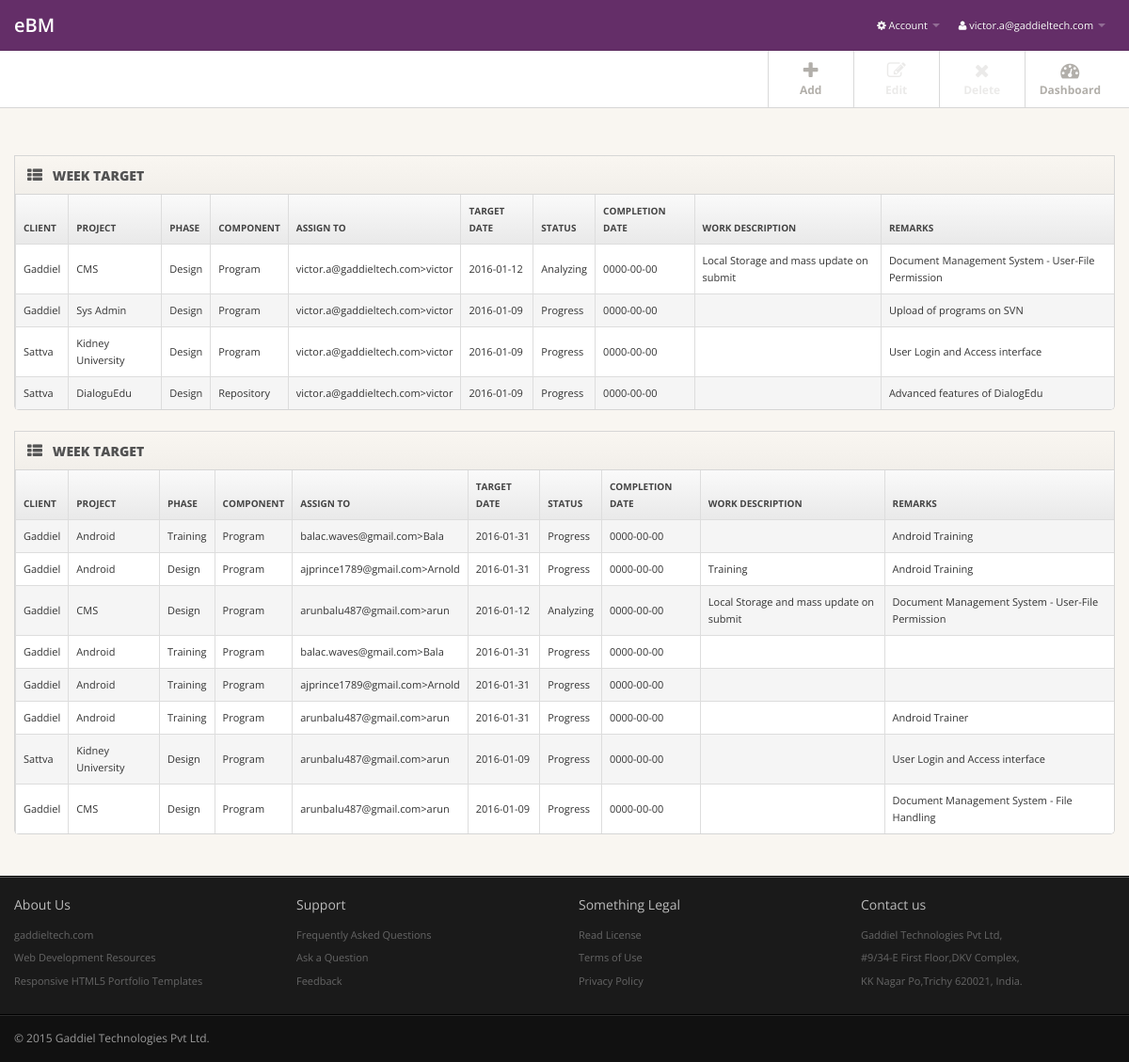
The page /target/target.php (signed in) on the database its author committed.
### tables this page shows
CREATE TABLE `ebm_client` (
  `CREATED_BY` varchar(60) NOT NULL DEFAULT '-1',
  `CREATED_DATE` date NOT NULL DEFAULT '0000-00-00',
  `UPDATED_BY` varchar(60) NOT NULL DEFAULT '-1',
  `UPDATED_DATE` timestamp NOT NULL DEFAULT CURRENT_TIMESTAMP ON UPDATE CURRENT_TIMESTAMP,
  `ID` int(10) NOT NULL AUTO_INCREMENT,
  `CLIENT_NAME` varchar(60) NOT NULL,
  `DESCRIPTION` varchar(260) DEFAULT NULL,
  UNIQUE KEY `CLIENT_NAME` (`CLIENT_NAME`),
  KEY `ID` (`ID`)
);

CREATE TABLE `ebm_project` (
  `CREATED_BY` varchar(60) NOT NULL DEFAULT '-1',
  `CREATED_DATE` date NOT NULL DEFAULT '0000-00-00',
  `UPDATED_BY` varchar(60) NOT NULL DEFAULT '-1',
  `UPDATED_DATE` timestamp NOT NULL DEFAULT CURRENT_TIMESTAMP ON UPDATE CURRENT_TIMESTAMP,
  `ID` int(10) NOT NULL AUTO_INCREMENT,
  `CLIENT_ID` int(10) NOT NULL,
  `PROJECT_NAME` varchar(60) NOT NULL,
  `DESCRIPTION` varchar(260) DEFAULT NULL,
  `STATUS_ID` int(10) NOT NULL,
  `DEADLINE` date NOT NULL,
  PRIMARY KEY (`ID`),
  KEY `CLIENT_ID` (`CLIENT_ID`),
  KEY `STATUS_ID` (`STATUS_ID`)
);

CREATE TABLE `ebm_work_type` (
  `CREATED_BY` varchar(60) NOT NULL DEFAULT '-1',
  `CREATED_DATE` date NOT NULL DEFAULT '0000-00-00',
  `UPDATED_BY` varchar(60) NOT NULL DEFAULT '-1',
  `UPDATED_DATE` timestamp NOT NULL DEFAULT CURRENT_TIMESTAMP ON UPDATE CURRENT_TIMESTAMP,
  `ID` int(10) NOT NULL AUTO_INCREMENT,
  `WORK_TYPE` varchar(60) NOT NULL,
  `DESCRIPTION` varchar(260) DEFAULT NULL,
  KEY `ID` (`ID`)
);

CREATE TABLE `ebm_wt_component` (
  `CREATED_BY` varchar(60) DEFAULT '-1',
  `CREATED_DATE` date NOT NULL DEFAULT '0000-00-00',
  `UPDATED_BY` varchar(60) DEFAULT '-1',
  `UPDATED_DATE` timestamp NOT NULL DEFAULT CURRENT_TIMESTAMP ON UPDATE CURRENT_TIMESTAMP,
  `COMP_ID` int(10) NOT NULL AUTO_INCREMENT,
  `COMP_NAME` varchar(60) NOT NULL,
  `COMPLETION_DATE` date NOT NULL DEFAULT '0000-00-00',
  `CLIENT_ID` int(10) DEFAULT NULL,
  `PROJECT_ID` int(10) DEFAULT NULL,
  `STATUS_ID` varchar(60) NOT NULL,
  PRIMARY KEY (`COMP_ID`),
  KEY `CLIENT_ID` (`CLIENT_ID`),
  KEY `PROJECT_ID` (`PROJECT_ID`),
  KEY `STATUS_ID` (`STATUS_ID`)
);

CREATE TABLE `ebm_reg` (
  `CREATED_BY` varchar(60) NOT NULL DEFAULT '-1',
  `CREATED_DATE` date NOT NULL DEFAULT '0000-00-00',
  `LAST_UPDATE_BY` varchar(60) NOT NULL DEFAULT '-1',
  `LAST_UPDATE_DATE` timestamp NOT NULL DEFAULT CURRENT_TIMESTAMP ON UPDATE CURRENT_TIMESTAMP,
  `ID` int(10) NOT NULL AUTO_INCREMENT,
  `FIRSTNAME` varchar(30) DEFAULT NULL,
  `LASTNAME` varchar(20) NOT NULL,
  `EMAIL` varchar(60) NOT NULL,
  `ROLE` varchar(30) NOT NULL,
  `PASSWORD` varchar(50) NOT NULL,
  `ACTIVE_FLAG` int(1) NOT NULL DEFAULT '0',
  `DEFAULT_PASSWORD_CHANGED` varchar(1) NOT NULL DEFAULT 'N',
  `MOBILE` int(15) NOT NULL,
  `STATE` varchar(15) NOT NULL,
  `COUNTRY` varchar(15) NOT NULL,
  `LAST_SUCCESS_LOGIN_DATE` date DEFAULT NULL,
  `LAST_FAILED_LOGIN_DATE` date DEFAULT NULL,
  `NEXT_PASSWORD_CHANGE_DATE` date DEFAULT NULL,
  `REMARKS` varchar(240) DEFAULT NULL,
  `SESSION_ID` varchar(100) DEFAULT NULL,
  `FIRST_ANSWER` varchar(30) DEFAULT NULL,
  `SECOND_ANSWER` varchar(30) DEFAULT NULL,
  `THIRD_ANSWER` varchar(30) DEFAULT NULL,
  PRIMARY KEY (`ID`),
  UNIQUE KEY `EMAIL` (`EMAIL`)
);

CREATE TABLE `ebm_week_target` (
  `CREATED_BY` varchar(60) DEFAULT '-1',
  `CREATED_DATE` date NOT NULL DEFAULT '0000-00-00',
  `UPDATED_BY` varchar(60) DEFAULT '-1',
  `UPDATED_DATE` timestamp NOT NULL DEFAULT CURRENT_TIMESTAMP ON UPDATE CURRENT_TIMESTAMP,
  `WT_ID` int(10) NOT NULL AUTO_INCREMENT,
  `CLIENT_ID` int(10) DEFAULT NULL,
  `CLIENT_NAME` varchar(60) DEFAULT NULL,
  `PROJECT_ID` int(10) DEFAULT NULL,
  `PROJECT_NAME` varchar(60) DEFAULT NULL,
  `WORKTYPE_ID` int(10) DEFAULT NULL,
  `PHASE_NAME` varchar(60) DEFAULT NULL,
  `COMPONENT_ID` int(10) DEFAULT NULL,
  `COMPONENT_NAME` varchar(60) DEFAULT NULL,
  `USER_ID` int(10) DEFAULT NULL,
  `ASSIGN_TO` varchar(60) NOT NULL,
  `USER_NAME` varchar(60) NOT NULL,
  `TARGET_DATE` date NOT NULL,
  `WORK_DESCRIPTION` varchar(60) DEFAULT NULL,
  `WT_STATUS` varchar(1) NOT NULL DEFAULT '1',
  `COMPLETION_DATE` date NOT NULL,
  `REMARKS` varchar(60) DEFAULT NULL,
  PRIMARY KEY (`WT_ID`),
  KEY `CLIENT_ID` (`CLIENT_ID`),
  KEY `PROJECT_ID` (`PROJECT_ID`),
  KEY `WORKTYPE_ID` (`WORKTYPE_ID`),
  KEY `COMPONENT_ID` (`COMPONENT_ID`),
  KEY `USER_ID` (`USER_ID`),
  KEY `WT_STATUS` (`WT_STATUS`)
);

CREATE TABLE `ebm_status` (
  `CREATED_BY` varchar(60) NOT NULL DEFAULT '-1',
  `CREATED_DATE` date NOT NULL DEFAULT '0000-00-00',
  `UPDATED_BY` varchar(60) NOT NULL DEFAULT '-1',
  `UPDATED_DATE` timestamp NOT NULL DEFAULT CURRENT_TIMESTAMP ON UPDATE CURRENT_TIMESTAMP,
  `ID` int(10) NOT NULL AUTO_INCREMENT,
  `STATUS` varchar(60) NOT NULL,
  KEY `ID` (`ID`)
);

### target/target.php (the view, shortened to what this page needs)
<?php include('../include/header.php'); ?>
<div class="subnavbar">
<div class="subnavbar-inner">
<body>
		<div class="container">
			<ul class="mainnav  pull-right">
			<?php if($srole=="ADMIN"){ ?>
				<li>
					<a href="#myModal" data-toggle="modal">
						<i class=" icon-plus "></i>
						<span>Add</span>
					</a>
				</li>
				<li>
						<a id="editIconIdDisable" >
						<i class="icon-edit" disabled="disabled"></i>
						<span class="txtdisable">Edit</span>
					</a>
				</li>
					<li>
						<a id="deleteIconIdDisabled" >
						<i class="icon-remove" disabled="disabled"  ></i>
						<span class="txtdisable">Delete</span>
					</a>
				</li>
			<?php } ?>
				<li>
					<a href="../dashboard/dashboard.php">
						<i class="icon-dashboard"></i>
						<span>Dashboard</span>
					</a>
				</li>
			</ul>
		</div>
	</div>
</div>
<div class="main">
  <div class="main-inner">
    <div class="container">
      <div class="row">
	   <div class="span12">
	   </div>
        <div class="span12">
          <div class="widget widget-table action-table">
            <div class="widget-header"> <i class="icon-th-list"></i>
              <h3>WEEK TARGET</h3>
            </div>
            <div class="widget-content">
              <table class="table table-bordered mytable1">
                <thead>
                  <tr>
                    <th>CLIENT</th>
                    <th>PROJECT</th>
                    <th>PHASE</th>
                    <th>COMPONENT</th>
                    <th>ASSIGN TO</th>
                    <th>TARGET DATE</th>
                    <th>STATUS</th>
                    <th>COMPLETION DATE</th>
					<th>WORK DESCRIPTION</th>
					<th>REMARKS</th>
                  </tr>
                </thead>
                <tbody>
					<?php
				$pdo = Database::connect();
				$pdo->setAttribute(PDO::ATTR_ERRMODE, PDO::ERRMODE_EXCEPTION);
				$result = $pdo->prepare("SELECT wt.WT_ID WT_ID,cli.CLIENT_NAME CLIENT_NAME,prj.PROJECT_NAME PROJECT_NAME,wkt.WORK_TYPE WORK_TYPE,com.COMP_NAME COMP_NAME,reg.EMAIL EMAIL,reg.FIRSTNAME FIRSTNAME,wt.TARGET_DATE TARGET_DATE,sta.STATUS STATUS,wt.COMPLETION_DATE COMPLETION_DATE,wt.WORK_DESCRIPTION WORK_DESCRIPTION,wt.REMARKS REMARKS FROM ebm_client cli,ebm_project prj,ebm_work_type wkt,ebm_reg reg,ebm_week_target wt,ebm_wt_component com,ebm_status sta WHERE wt.USER_ID='$sid' AND sta.ID=wt.WT_STATUS AND prj.ID=wt.PROJECT_ID AND reg.ID=wt.USER_ID AND com.COMP_ID=wt.COMPONENT_ID AND wkt.ID=wt.WORKTYPE_ID AND cli.ID=prj.CLIENT_ID ORDER BY WT_ID DESC");
				$result->execute();
				while($row = $result->fetch()){
				?>
					<tr >
					<td><?php  echo $row['CLIENT_NAME'];?> </td>
					<td><?php  echo $row['PROJECT_NAME'];?> </td>
					<td><?php  echo $row['WORK_TYPE'];?> </td>
					<td><?php  echo $row['COMP_NAME'];?> </td>
					<td><?php  echo $row['EMAIL'];?>><?php  echo $row['FIRSTNAME'];?> </td>
					<td><?php  echo $row['TARGET_DATE'];?> </td>
					<td><?php  echo $row['STATUS'];?></td>
					<td><?php  echo $row['COMPLETION_DATE'];?></td>
					<td><?php  echo $row['WORK_DESCRIPTION'];?></td>
				<td><?php  echo $row['REMARKS'];?><?php } ?></td>
					</tr>
        		</tbody>
              </table>
		    </div>
          </div>
		 </div>
		 <?php if($srole=="ADMIN"){ ?>
		         <div class="span12">
          <div class="widget widget-table action-table">
            <div class="widget-header"> <i class="icon-th-list"></i>
              <h3>WEEK TARGET</h3>
            </div>
            <div class="widget-content">
              <table class="table table-bordered mytable1">
                <thead>
                  <tr>
                    <th>CLIENT</th>
                    <th>PROJECT</th>
                    <th>PHASE</th>
                    <th>COMPONENT</th>
                    <th>ASSIGN TO</th>
                    <th>TARGET DATE</th>
                    <th>STATUS</th>
                    <th>COMPLETION DATE</th>
					<th>WORK DESCRIPTION</th>
					<th>REMARKS</th>
                  </tr>
                </thead>
                <tbody>
					<?php
				$pdo = Database::connect();
				$pdo->setAttribute(PDO::ATTR_ERRMODE, PDO::ERRMODE_EXCEPTION);
				$result = $pdo->prepare("SELECT wt.WT_ID WT_ID,cli.CLIENT_NAME CLIENT_NAME,prj.PROJECT_NAME PROJECT_NAME,wkt.WORK_TYPE WORK_TYPE,com.COMP_NAME COMP_NAME,reg.EMAIL EMAIL,reg.FIRSTNAME FIRSTNAME,wt.TARGET_DATE TARGET_DATE,sta.STATUS STATUS,wt.COMPLETION_DATE COMPLETION_DATE,wt.WORK_DESCRIPTION WORK_DESCRIPTION,wt.REMARKS REMARKS FROM ebm_client cli,ebm_project prj,ebm_work_type wkt,ebm_reg reg,ebm_week_target wt,ebm_wt_component com,ebm_status sta WHERE wt.USER_ID!='$sid' AND sta.ID=wt.WT_STATUS AND prj.ID=wt.PROJECT_ID AND reg.ID=wt.USER_ID AND com.COMP_ID=wt.COMPONENT_ID AND wkt.ID=wt.WORKTYPE_ID AND cli.ID=prj.CLIENT_ID ORDER BY WT_ID DESC");
				$result->execute();
				while($row = $result->fetch()){
				?>
					<tr >
					<td><?php  echo $row['CLIENT_NAME'];?> </td>
					<td><?php  echo $row['PROJECT_NAME'];?> </td>
					<td><?php  echo $row['WORK_TYPE'];?> </td>
					<td><?php  echo $row['COMP_NAME'];?> </td>
					<td><?php  echo $row['EMAIL'];?>><?php  echo $row['FIRSTNAME'];?> </td>
					<td><?php  echo $row['TARGET_DATE'];?> </td>
					<td><?php  echo $row['STATUS'];?></td>
					<td><?php  echo $row['COMPLETION_DATE'];?></td>
					<td><?php  echo $row['WORK_DESCRIPTION'];?></td>
				<td><?php  echo $row['REMARKS'];?><?php } ?></td>
					</tr>
        		</tbody>
              </table>
		    </div>
          </div>
		 </div
		</div>
             <?php } ?>
		</body>
 <?php include('../include/footer.php'); ?>

### resources/css/style.css (style rules this page uses)
body { background: #f9f6f1; font: 11px/1.7em 'Open Sans'; }
.table td { vertical-align: middle; }
.table-bordered th { background: #E9E9E9; background:-moz-linear-gradient(top, #FAFAFA 0%, #E9E9E9 100%); background:-webkit-gradient(linear, left top, left bottom, color-stop(0%,#FAFAFA), color-stop(100%,#E9E9E9)); background:-webkit-linear-gradient(top, #FAFAFA 0%,#E9E9E9 100%); background:-o-linear-gradient(top, #FAFAFA 0%,#E9E9E9 100%); background:-ms-linear-gradient(top, #FAFAFA 0%,#E9E9E9 100%); background:linear-gradient(top, #FAFAFA 0%,#E9E9E9 100%); filter: progid:DXImageTransform.Microsoft.gradient(startColorstr='#FAFAFA', endColorstr='#E9E9E9'); -ms-filter: "progid:DXImageTransform.Microsoft.gradient(startColorstr='#FAFAFA', endColorstr='#E9E9E9')"; font-size: 10px; color: #444; text-transform: uppercase; }
.subnavbar { margin-bottom: 2.5em; }
.subnavbar-inner { height: 60px; background: #fff; border-bottom: 1px solid #d6d6d6; }
.subnavbar .container > ul { display: inline-block; height: 80px; padding: 0; margin: 0; }
.subnavbar .container > ul > li { float: left; min-width: 90px; height: 60px; padding: 0; margin: 0; text-align: center; list-style: none; border-left: 1px solid #d9d9d9; }
.subnavbar .container > ul > li > a { display: block; height: 100%; padding: 0 15px; font-size: 12px; font-weight: bold; color: #b2afaa; }
.subnavbar .container > ul > li > a > i { display: inline-block; width: 24px; height: 24px; margin-top: 11px; margin-bottom: -3px; font-size: 20px; }
.subnavbar .container > ul > li > a > span { display: block; }
.main { padding-bottom: 2em; border-bottom: 1px solid #000; }
.widget { position: relative; clear: both; width: auto; margin-bottom: 2em; overflow: hidden; }
.widget-header { position: relative; height: 40px; line-height: 40px; background: #f9f6f1; background:-moz-linear-gradient(top, #f9f6f1 0%, #f2efea 100%); background:-webkit-gradient(linear, left top, left bottom, color-stop(0%,#f9f6f1), color-stop(100%,#f2efea)); background:-webkit-linear-gradient(top, #f9f6f1 0%,#f2efea 100%); background:-o-linear-gradient(top, #f9f6f1 0%,#f2efea 100%); background:-ms-linear-gradient(top, #f9f6f1 0%,#f2efea 100%); background:linear-gradient(top, #f9f6f1 0%,#f2efea 100%); filter: progid:DXImageTransform.Microsoft.gradient(startColorstr='#f9f6f1', endColorstr='#f2efea'); -ms-filter: "progid:DXImageTransform.Microsoft.gradient(startColorstr='#f9f6f1', endColorstr='#f2efea')"; border: 1px solid #d6d6d6; -webkit-background-clip: padding-box; }
.widget-header h3 { position: relative; top: 2px; left: 10px; display: inline-block; margin-right: 3em; font-size: 14px; font-weight: 800; color: #525252; line-height: 18px; text-shadow: 1px 1px 2px rgba(255,255,255,.5); }
.widget-header [class^="icon-"], .widget-header [class*=" icon-"] { display: inline-block; margin-left: 13px; margin-right: -2px; font-size: 16px; color: #555; vertical-align: middle; }
.widget-content { padding: 20px 15px 15px; background: #FFF; border: 1px solid #D5D5D5; -moz-border-radius: 5px; -webkit-border-radius: 5px; border-radius: 5px; }
.widget-header+.widget-content { border-top: none; -webkit-border-top-left-radius: 0; -webkit-border-top-right-radius: 0; -moz-border-radius-topleft: 0; -moz-border-radius-topright: 0; border-top-left-radius: 0; border-top-right-radius: 0; }
.widget-content:before, .widget-content:after { content:""; display:table; }
.widget-content:after { clear:both; }
.widget-content { zoom:1; }
.widget-table .widget-content { padding: 0; }
.widget-table .table { margin-bottom: 0; border: none; }

### rows shown on the page
ebm_client: CLIENT_NAME "Gaddiel", ebm_project.PROJECT_NAME "CMS", ebm_work_type.WORK_TYPE "Design", ebm_wt_component.COMP_NAME "Program", ebm_reg.EMAIL "victor.a@gaddieltech.com", ebm_reg.FIRSTNAME "victor", ebm_week_target.TARGET_DATE "2016-01-12", ebm_status.STATUS "Analyzing", ebm_week_target.COMPLETION_DATE "0000-00-00", ebm_week_target.WORK_DESCRIPTION "Local Storage and mass update on submit", ebm_week_target.REMARKS "Document Management System - User-File Permission", ebm_project.PROJECT_NAME "Sys Admin", ebm_week_target.TARGET_DATE "2016-01-09", ebm_status.STATUS "Progress", ebm_week_target.REMARKS "Upload of programs on SVN", ebm_project.PROJECT_NAME "Android", ebm_work_type.WORK_TYPE "Training", ebm_reg.EMAIL "balac.waves@gmail.com", ebm_reg.FIRSTNAME "Bala", ebm_week_target.TARGET_DATE "2016-01-31", ebm_week_target.REMARKS "Android Training", ebm_reg.EMAIL "ajprince1789@gmail.com", ebm_reg.FIRSTNAME "Arnold", ebm_week_target.WORK_DESCRIPTION "Training", ebm_reg.EMAIL "arunbalu487@gmail.com", ebm_reg.FIRSTNAME "arun", ebm_week_target.REMARKS "Android Trainer", ebm_week_target.REMARKS "Document Management System - File Handling"
ebm_client: CLIENT_NAME "Sattva", ebm_project.PROJECT_NAME "Kidney University", ebm_work_type.WORK_TYPE "Design", ebm_wt_component.COMP_NAME "Program", ebm_reg.EMAIL "victor.a@gaddieltech.com", ebm_reg.FIRSTNAME "victor", ebm_week_target.TARGET_DATE "2016-01-09", ebm_status.STATUS "Progress", ebm_week_target.COMPLETION_DATE "0000-00-00", ebm_week_target.REMARKS "User Login and Access interface", ebm_project.PROJECT_NAME "DialoguEdu", ebm_wt_component.COMP_NAME "Repository", ebm_week_target.REMARKS "Advanced features of DialogEdu", ebm_reg.EMAIL "arunbalu487@gmail.com", ebm_reg.FIRSTNAME "arun"

### other values the page prints
$_SESSION['user'] "victor.a@gaddieltech.com"
